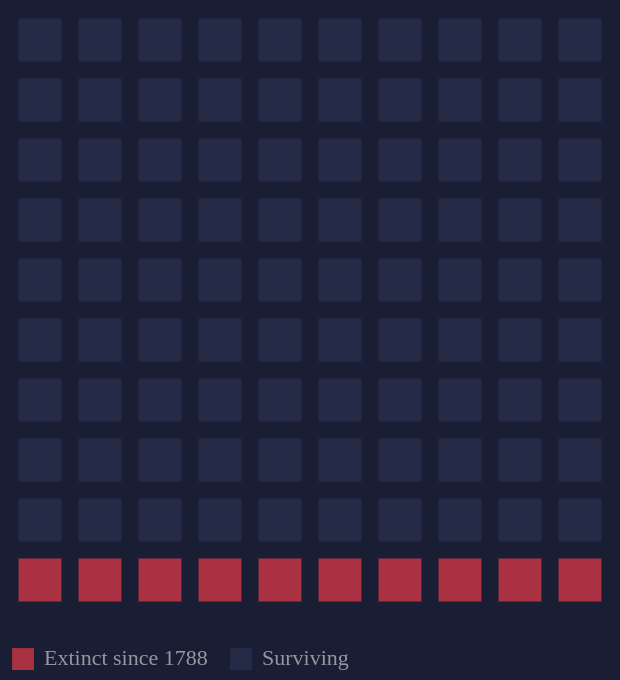

Here is the Vega-Lite specification saved for this chart:
### Vega-Lite specification from a JSON file in a GitHub repository (floating-point values rounded to 4 significant figures)
{"$schema": "https://vega.github.io/schema/vega-lite/v5.json", "width": 300, "height": 300, "config": {"background": "#1a1e35", "font": "DM Sans", "view": {"stroke": null}, "legend": {"labelColor": "#9a96a0", "titleColor": "#9a96a0", "labelFont": "DM Sans", "titleFont": "DM Sans", "labelFontSize": 11, "title": null}}, "data": {"sequence": {"start": 0, "stop": 100, "as": "i"}}, "transform": [{"calculate": "9 - floor(datum.i / 10)", "as": "row"}, {"calculate": "datum.i % 10", "as": "col"}, {"calculate": "datum.i < 10 ? 'Extinct since 1788' : 'Surviving'", "as": "status"}], "mark": {"type": "square", "size": 460, "cornerRadius": 2}, "encoding": {"x": {"field": "col", "type": "ordinal", "axis": null}, "y": {"field": "row", "type": "ordinal", "axis": null}, "color": {"field": "status", "type": "nominal", "scale": {"domain": ["Extinct since 1788", "Surviving"], "range": ["#e63946", "#2a2f4d"]}, "legend": {"orient": "bottom", "symbolType": "square", "symbolSize": 120}}, "tooltip": [{"field": "status", "type": "nominal", "title": "Status"}]}}
